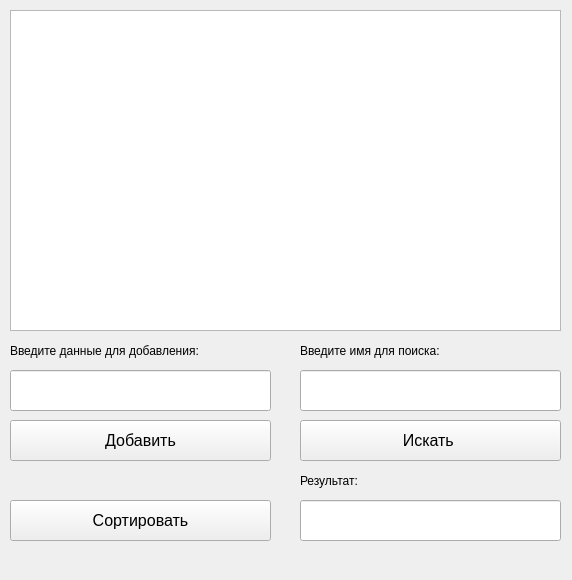
<?xml version="1.0" encoding="UTF-8"?>
<ui version="4.0">
 <class>Fan_widgets</class>
 <widget class="QWidget" name="Fan_widgets">
  <property name="geometry">
   <rect>
    <x>0</x>
    <y>0</y>
    <width>572</width>
    <height>580</height>
   </rect>
  </property>
  <property name="windowTitle">
   <string>Form</string>
  </property>
  <widget class="QTableView" name="base_of_ultras">
   <property name="geometry">
    <rect>
     <x>10</x>
     <y>10</y>
     <width>551</width>
     <height>321</height>
    </rect>
   </property>
  </widget>
  <widget class="QPushButton" name="pushButton">
   <property name="geometry">
    <rect>
     <x>10</x>
     <y>420</y>
     <width>261</width>
     <height>41</height>
    </rect>
   </property>
   <property name="font">
    <font>
     <pointsize>12</pointsize>
    </font>
   </property>
   <property name="text">
    <string>Добавить</string>
   </property>
  </widget>
  <widget class="QLineEdit" name="lineEdit">
   <property name="geometry">
    <rect>
     <x>10</x>
     <y>370</y>
     <width>261</width>
     <height>41</height>
    </rect>
   </property>
  </widget>
  <widget class="QPushButton" name="pushButton_2">
   <property name="geometry">
    <rect>
     <x>300</x>
     <y>420</y>
     <width>261</width>
     <height>41</height>
    </rect>
   </property>
   <property name="font">
    <font>
     <pointsize>12</pointsize>
    </font>
   </property>
   <property name="text">
    <string>Искать </string>
   </property>
  </widget>
  <widget class="QLineEdit" name="lineEdit_2">
   <property name="geometry">
    <rect>
     <x>300</x>
     <y>370</y>
     <width>261</width>
     <height>41</height>
    </rect>
   </property>
  </widget>
  <widget class="QLabel" name="label">
   <property name="geometry">
    <rect>
     <x>10</x>
     <y>330</y>
     <width>261</width>
     <height>41</height>
    </rect>
   </property>
   <property name="font">
    <font>
     <pointsize>9</pointsize>
    </font>
   </property>
   <property name="text">
    <string>Введите данные для добавления:</string>
   </property>
  </widget>
  <widget class="QLabel" name="label_2">
   <property name="geometry">
    <rect>
     <x>300</x>
     <y>330</y>
     <width>261</width>
     <height>41</height>
    </rect>
   </property>
   <property name="font">
    <font>
     <pointsize>9</pointsize>
    </font>
   </property>
   <property name="text">
    <string>Введите имя для поиска:</string>
   </property>
  </widget>
  <widget class="QLineEdit" name="lineEdit_3">
   <property name="geometry">
    <rect>
     <x>300</x>
     <y>500</y>
     <width>261</width>
     <height>41</height>
    </rect>
   </property>
   <property name="text">
    <string/>
   </property>
  </widget>
  <widget class="QLabel" name="label_3">
   <property name="geometry">
    <rect>
     <x>300</x>
     <y>460</y>
     <width>261</width>
     <height>41</height>
    </rect>
   </property>
   <property name="font">
    <font>
     <pointsize>9</pointsize>
    </font>
   </property>
   <property name="text">
    <string>Результат:</string>
   </property>
  </widget>
  <widget class="QPushButton" name="pushButton_3">
   <property name="geometry">
    <rect>
     <x>10</x>
     <y>500</y>
     <width>261</width>
     <height>41</height>
    </rect>
   </property>
   <property name="font">
    <font>
     <pointsize>12</pointsize>
    </font>
   </property>
   <property name="text">
    <string>Сортировать</string>
   </property>
  </widget>
 </widget>
 <resources/>
 <connections/>
</ui>
